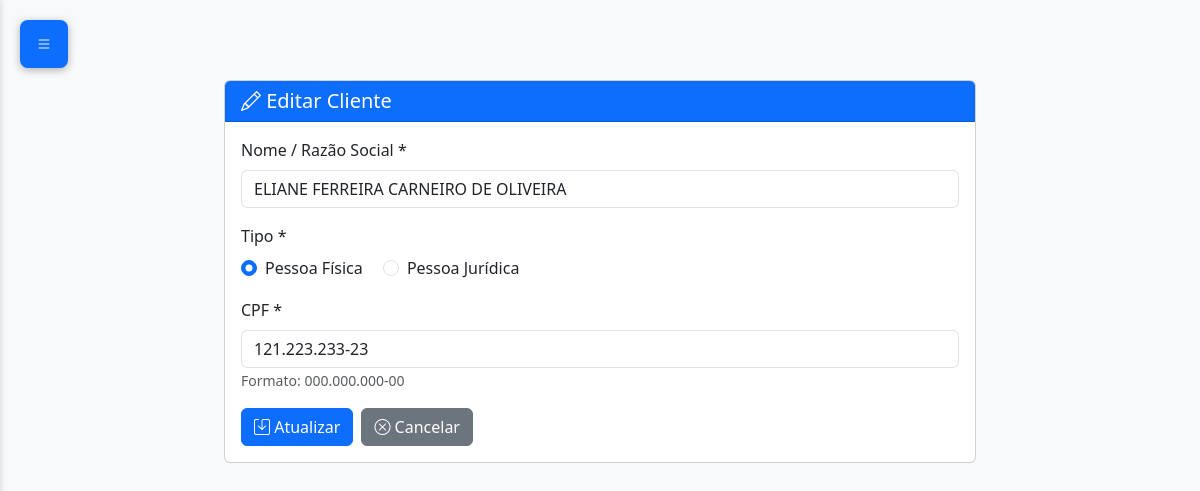
The page /cliente/1/editar (signed in) on the database its author committed.
### app.py (models this page shows)
class Cliente(db.Model):
    id = db.Column(db.Integer, primary_key=True)
    nome = db.Column(db.String(200), nullable=False)
    tipo = db.Column(db.String(2), nullable=False)
    documento = db.Column(db.String(18), unique=True, nullable=False)
    data_cadastro = db.Column(db.DateTime, default=agora_brasilia)

### app.py (the view, shortened to what this page needs)
@app.route('/cliente/<int:id>/editar', methods=['GET', 'POST'])
def editar_cliente(id):
    if 'user_id' not in session:
        return redirect(url_for('login'))
    cliente = Cliente.query.get_or_404(id)
    return render_template('cliente_form.html', cliente=cliente)

### templates/cliente_form.html (shortened to what this page needs)
{% extends "base.html" %}
{% block content %}
<div class="row justify-content-center">
    <div class="col-md-8">
        <div class="card">
            <div class="card-header bg-primary text-white">
                <h5 class="mb-0">
                    <i class="bi bi-{% if cliente %}pencil{% else %}person-plus{% endif %}"></i>
                    {% if cliente %}Editar Cliente{% else %}Cadastrar Novo Cliente{% endif %}
                </h5>
            </div>
            <div class="card-body">
                <form method="POST" onsubmit="return validarFormulario()">
                    <div class="mb-3">
                        <label for="nome" class="form-label">Nome / Razão Social *</label>
                        <input type="text" class="form-control" id="nome" name="nome"
                               value="{{ cliente.nome if cliente else '' }}" required autofocus>
                    </div>
                    <div class="mb-3">
                        <label class="form-label">Tipo *</label>
                        <div>
                            <div class="form-check form-check-inline">
                                <input class="form-check-input" type="radio" name="tipo" id="tipoPF" value="PF"
                                       {% if not cliente or cliente.tipo == 'PF' %}checked{% endif %}
                                       onchange="alterarTipo()">
                                <label class="form-check-label" for="tipoPF">
                                    Pessoa Física
                                </label>
                            </div>
                            <div class="form-check form-check-inline">
                                <input class="form-check-input" type="radio" name="tipo" id="tipoPJ" value="PJ"
                                       onchange="alterarTipo()">
                                <label class="form-check-label" for="tipoPJ">
                                    Pessoa Jurídica
                                </label>
                            </div>
                        </div>
                    </div>
                    <div class="mb-3">
                        <label for="documento" class="form-label" id="labelDocumento">
                            {% if cliente and cliente.tipo == 'PJ' %}CNPJ *{% else %}CPF *{% endif %}
                        </label>
                        <input type="text" class="form-control" id="documento" name="documento"
                               value="{{ cliente.documento if cliente else '' }}"
                               placeholder="{% if cliente and cliente.tipo == 'PJ' %}00.000.000/0000-00{% else %}000.000.000-00{% endif %}"
                               required>
                        <small class="form-text text-muted" id="helperDocumento">
                            Formato: {% if cliente and cliente.tipo == 'PJ' %}00.000.000/0000-00{% else %}000.000.000-00{% endif %}
                        </small>
                    </div>
                    <div class="d-flex gap-2">
                        <button type="submit" class="btn btn-primary">
                            <i class="bi bi-save"></i> {% if cliente %}Atualizar{% else %}Salvar{% endif %}
                        </button>
                        <a href="{{ url_for('clientes') }}" class="btn btn-secondary">
                            <i class="bi bi-x-circle"></i> Cancelar
                        </a>
                    </div>
                </form>
            </div>
        </div>
    </div>
</div>
{% endblock %}

### rows shown on the page
Cliente: nome "ELIANE FERREIRA CARNEIRO DE OLIVEIRA", tipo "☑ Pessoa Física", tipo "☐ Pessoa Jurídica", documento "121.223.233-23"
